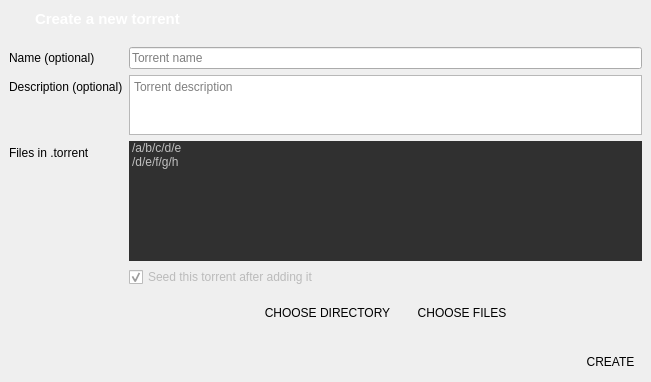
                <widget class="CreateTorrentPage" name="edit_channel_details_create_torrent">
                 <layout class="QVBoxLayout" name="verticalLayout">
                  <property name="spacing">
                   <number>0</number>
                  </property>
                  <property name="leftMargin">
                   <number>0</number>
                  </property>
                  <property name="topMargin">
                   <number>0</number>
                  </property>
                  <property name="rightMargin">
                   <number>0</number>
                  </property>
                  <property name="bottomMargin">
                   <number>0</number>
                  </property>
                  <item>
                   <widget class="QWidget" name="widget_18" native="true">
                    <layout class="QHBoxLayout" name="horizontalLayout_31">
                     <property name="spacing">
                      <number>0</number>
                     </property>
                     <property name="leftMargin">
                      <number>0</number>
                     </property>
                     <property name="topMargin">
                      <number>0</number>
                     </property>
                     <property name="rightMargin">
                      <number>0</number>
                     </property>
                     <property name="bottomMargin">
                      <number>0</number>
                     </property>
                     <item>
                      <spacer name="horizontalSpacer_55">
                       <property name="orientation">
                        <enum>Qt::Horizontal</enum>
                       </property>
                       <property name="sizeType">
                        <enum>QSizePolicy::Fixed</enum>
                       </property>
                       <property name="sizeHint" stdset="0">
                        <size>
                         <width>10</width>
                         <height>20</height>
                        </size>
                       </property>
                      </spacer>
                     </item>
                     <item>
                      <widget class="QToolButton" name="manage_channel_create_torrent_back">
                       <property name="minimumSize">
                        <size>
                         <width>16</width>
                         <height>18</height>
                        </size>
                       </property>
                       <property name="maximumSize">
                        <size>
                         <width>16</width>
                         <height>18</height>
                        </size>
                       </property>
                       <property name="cursor">
                        <cursorShape>PointingHandCursor</cursorShape>
                       </property>
                       <property name="styleSheet">
                        <string notr="true">border: none; 
border-image: url(images/page_back.png) 0 0 0 0 stretch stretch;
background: none;</string>
                       </property>
                       <property name="text">
                        <string/>
                       </property>
                      </widget>
                     </item>
                     <item>
                      <widget class="QLabel" name="edit_channel_details_create_torrent_header">
                       <property name="styleSheet">
                        <string notr="true">margin: 10px;
font-size: 15px;
font-weight: bold;
margin-left: 5px;
color: white;</string>
                       </property>
                       <property name="text">
                        <string>Create a new torrent</string>
                       </property>
                      </widget>
                     </item>
                    </layout>
                   </widget>
                  </item>
                  <item>
                   <widget class="QWidget" name="widget_20" native="true">
                    <property name="sizePolicy">
                     <sizepolicy hsizetype="Preferred" vsizetype="MinimumExpanding">
                      <horstretch>0</horstretch>
                      <verstretch>0</verstretch>
                     </sizepolicy>
                    </property>
                    <layout class="QFormLayout" name="formLayout_6">
                     <property name="fieldGrowthPolicy">
                      <enum>QFormLayout::ExpandingFieldsGrow</enum>
                     </property>
                     <item row="0" column="0">
                      <widget class="QLabel" name="create_torrent_name_label">
                       <property name="styleSheet">
                        <string notr="true"/>
                       </property>
                       <property name="text">
                        <string>Name (optional)</string>
                       </property>
                      </widget>
                     </item>
                     <item row="0" column="1">
                      <widget class="QLineEdit" name="create_torrent_name_field">
                       <property name="styleSheet">
                        <string notr="true"/>
                       </property>
                       <property name="placeholderText">
                        <string>Torrent name</string>
                       </property>
                      </widget>
                     </item>
                     <item row="1" column="0">
                      <widget class="QLabel" name="create_torrent_description_label">
                       <property name="styleSheet">
                        <string notr="true"/>
                       </property>
                       <property name="text">
                        <string>Description (optional)</string>
                       </property>
                      </widget>
                     </item>
                     <item row="1" column="1">
                      <widget class="QTextEdit" name="create_torrent_description_field">
                       <property name="sizePolicy">
                        <sizepolicy hsizetype="Expanding" vsizetype="Fixed">
                         <horstretch>0</horstretch>
                         <verstretch>0</verstretch>
                        </sizepolicy>
                       </property>
                       <property name="minimumSize">
                        <size>
                         <width>0</width>
                         <height>60</height>
                        </size>
                       </property>
                       <property name="maximumSize">
                        <size>
                         <width>16777215</width>
                         <height>60</height>
                        </size>
                       </property>
                       <property name="styleSheet">
                        <string notr="true"/>
                       </property>
                       <property name="placeholderText">
                        <string>Torrent description</string>
                       </property>
                      </widget>
                     </item>
                     <item row="3" column="0">
                      <widget class="QLabel" name="label_33">
                       <property name="styleSheet">
                        <string notr="true"/>
                       </property>
                       <property name="text">
                        <string>Files in .torrent</string>
                       </property>
                      </widget>
                     </item>
                     <item row="3" column="1">
                      <widget class="QListWidget" name="create_torrent_files_list">
                       <property name="sizePolicy">
                        <sizepolicy hsizetype="Expanding" vsizetype="Fixed">
                         <horstretch>0</horstretch>
                         <verstretch>0</verstretch>
                        </sizepolicy>
                       </property>
                       <property name="minimumSize">
                        <size>
                         <width>0</width>
                         <height>120</height>
                        </size>
                       </property>
                       <property name="maximumSize">
                        <size>
                         <width>16777215</width>
                         <height>120</height>
                        </size>
                       </property>
                       <property name="contextMenuPolicy">
                        <enum>Qt::CustomContextMenu</enum>
                       </property>
                       <property name="styleSheet">
                        <string notr="true">background-color: #303030;
border: none;
color: #C0C0C0;</string>
                       </property>
                       <item>
                        <property name="text">
                         <string>/a/b/c/d/e</string>
                        </property>
                       </item>
                       <item>
                        <property name="text">
                         <string>/d/e/f/g/h</string>
                        </property>
                       </item>
                      </widget>
                     </item>
                     <item row="4" column="1">
                      <widget class="QCheckBox" name="seed_after_adding_checkbox">
                       <property name="styleSheet">
                        <string notr="true">color: #bbb;</string>
                       </property>
                       <property name="text">
                        <string>Seed this torrent after adding it</string>
                       </property>
                       <property name="checked">
                        <bool>true</bool>
                       </property>
                      </widget>
                     </item>
                     <item row="5" column="1">
                      <widget class="QWidget" name="widget_21" native="true">
                       <property name="sizePolicy">
                        <sizepolicy hsizetype="Expanding" vsizetype="Fixed">
                         <horstretch>0</horstretch>
                         <verstretch>0</verstretch>
                        </sizepolicy>
                       </property>
                       <property name="minimumSize">
                        <size>
                         <width>40</width>
                         <height>40</height>
                        </size>
                       </property>
                       <layout class="QHBoxLayout" name="horizontalLayout_33">
                        <property name="spacing">
                         <number>0</number>
                        </property>
                        <property name="leftMargin">
                         <number>0</number>
                        </property>
                        <property name="topMargin">
                         <number>0</number>
                        </property>
                        <property name="rightMargin">
                         <number>0</number>
                        </property>
                        <property name="bottomMargin">
                         <number>0</number>
                        </property>
                        <item>
                         <spacer name="horizontalSpacer_57">
                          <property name="orientation">
                           <enum>Qt::Horizontal</enum>
                          </property>
                          <property name="sizeHint" stdset="0">
                           <size>
                            <width>40</width>
                            <height>20</height>
                           </size>
                          </property>
                         </spacer>
                        </item>
                        <item>
                         <widget class="EllipseButton" name="create_torrent_choose_dir_button">
                          <property name="sizePolicy">
                           <sizepolicy hsizetype="Preferred" vsizetype="Fixed">
                            <horstretch>0</horstretch>
                            <verstretch>0</verstretch>
                           </sizepolicy>
                          </property>
                          <property name="minimumSize">
                           <size>
                            <width>0</width>
                            <height>26</height>
                           </size>
                          </property>
                          <property name="maximumSize">
                           <size>
                            <width>16777215</width>
                            <height>26</height>
                           </size>
                          </property>
                          <property name="cursor">
                           <cursorShape>PointingHandCursor</cursorShape>
                          </property>
                          <property name="styleSheet">
                           <string notr="true">border-radius: 13px;
padding-left: 4px;
padding-right: 4px;</string>
                          </property>
                          <property name="text">
                           <string>CHOOSE DIRECTORY</string>
                          </property>
                         </widget>
                        </item>
                        <item>
                         <spacer name="horizontalSpacer_58">
                          <property name="orientation">
                           <enum>Qt::Horizontal</enum>
                          </property>
                          <property name="sizeType">
                           <enum>QSizePolicy::Fixed</enum>
                          </property>
                          <property name="sizeHint" stdset="0">
                           <size>
                            <width>10</width>
                            <height>20</height>
                           </size>
                          </property>
                         </spacer>
                        </item>
                        <item>
                         <widget class="EllipseButton" name="create_torrent_choose_files_button">
                          <property name="sizePolicy">
                           <sizepolicy hsizetype="Preferred" vsizetype="Fixed">
                            <horstretch>0</horstretch>
                            <verstretch>0</verstretch>
                           </sizepolicy>
                          </property>
                          <property name="minimumSize">
                           <size>
                            <width>0</width>
                            <height>26</height>
                           </size>
                          </property>
                          <property name="maximumSize">
                           <size>
                            <width>16666666</width>
                            <height>26</height>
                           </size>
                          </property>
                          <property name="cursor">
                           <cursorShape>PointingHandCursor</cursorShape>
                          </property>
                          <property name="styleSheet">
                           <string notr="true">border-radius: 13px;
padding-left: 4px;
padding-right: 4px;</string>
                          </property>
                          <property name="text">
                           <string>CHOOSE FILES</string>
                          </property>
                         </widget>
                        </item>
                        <item>
                         <spacer name="horizontalSpacer_65">
                          <property name="orientation">
                           <enum>Qt::Horizontal</enum>
                          </property>
                          <property name="sizeHint" stdset="0">
                           <size>
                            <width>40</width>
                            <height>20</height>
                           </size>
                          </property>
                         </spacer>
                        </item>
                       </layout>
                      </widget>
                     </item>
                    </layout>
                   </widget>
                  </item>
                  <item>
                   <widget class="QWidget" name="widget_19" native="true">
                    <layout class="QHBoxLayout" name="horizontalLayout_32">
                     <property name="leftMargin">
                      <number>8</number>
                     </property>
                     <property name="topMargin">
                      <number>8</number>
                     </property>
                     <property name="rightMargin">
                      <number>8</number>
                     </property>
                     <property name="bottomMargin">
                      <number>8</number>
                     </property>
                     <item>
                      <spacer name="horizontalSpacer_56">
                       <property name="orientation">
                        <enum>Qt::Horizontal</enum>
                       </property>
                       <property name="sizeHint" stdset="0">
                        <size>
                         <width>570</width>
                         <height>20</height>
                        </size>
                       </property>
                      </spacer>
                     </item>
                     <item>
                      <widget class="EllipseButton" name="edit_channel_create_torrent_button">
                       <property name="minimumSize">
                        <size>
                         <width>0</width>
                         <height>24</height>
                        </size>
                       </property>
                       <property name="maximumSize">
                        <size>
                         <width>16777212</width>
                         <height>24</height>
                        </size>
                       </property>
                       <property name="cursor">
                        <cursorShape>PointingHandCursor</cursorShape>
                       </property>
                       <property name="styleSheet">
                        <string notr="true">border-radius: 12px;
padding-left: 4px;
padding-right: 4px;</string>
                       </property>
                       <property name="text">
                        <string>CREATE</string>
                       </property>
                      </widget>
                     </item>
                    </layout>
                   </widget>
                  </item>
                 </layout>
                </widget>
